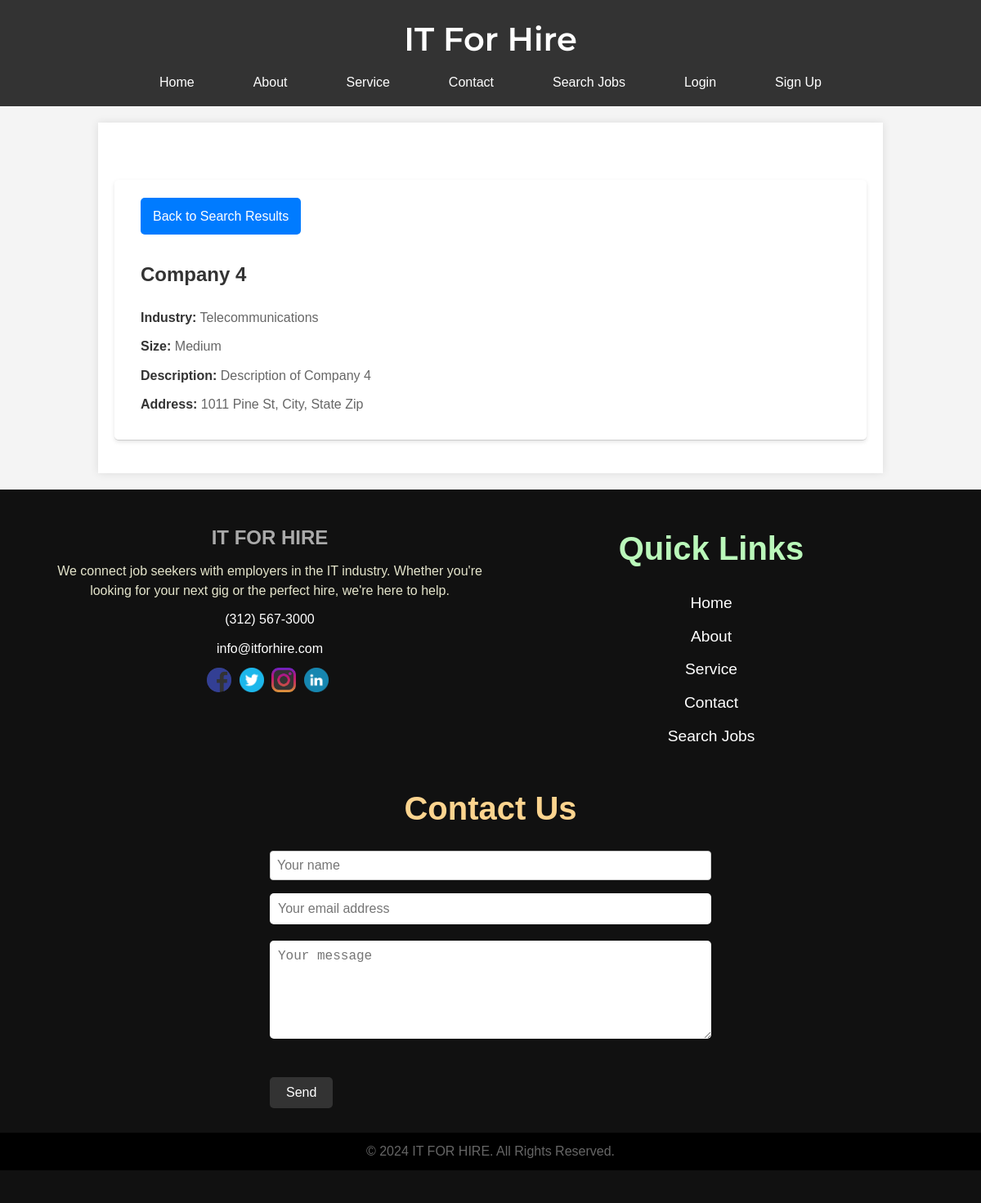
/company_details.php?company_id=4, run on the app's committed database.
### tables this page shows
CREATE TABLE companies (
    company_id INT AUTO_INCREMENT PRIMARY KEY,
    username VARCHAR(50),
    password VARCHAR(255),
    email VARCHAR(100),
    company_name VARCHAR(100),
    industry VARCHAR(100),
    size ENUM('Small', 'Medium', 'Large'),
    description TEXT,
    address TEXT
);

### company_details.php (the view, shortened to what this page needs)
<?php
include('header.php');
include('db.php');
$page = $_GET['page'] ?? 1;
if (isset($_GET['company_id'])) {
    $company_id = intval($_GET['company_id']);
    $sql = "SELECT * FROM companies WHERE company_id = ?";
    $stmt = mysqli_prepare($conn, $sql);
    mysqli_stmt_bind_param($stmt, 'i', $company_id);
    mysqli_stmt_execute($stmt);
    $result = mysqli_stmt_get_result($stmt);
    if ($row = mysqli_fetch_assoc($result)) {
        echo "<main><section>";
        echo "<a href='search.php?page=" . $page . "' class='apply-button'>Back to Search Results</a>";
        echo "<h2>" . htmlspecialchars($row['company_name']) . "</h2>";
        echo "<p><strong>Industry:</strong> " . htmlspecialchars($row['industry']) . "</p>";
        echo "<p><strong>Size:</strong> " . htmlspecialchars($row['size']) . "</p>";
        echo "<p><strong>Description:</strong> " . htmlspecialchars($row['description']) . "</p>";
        echo "<p><strong>Address:</strong> " . htmlspecialchars($row['address']) . "</p>";
        echo "</section></main>";
    } else {
        echo "<p>Company not found.</p>";
    }
} else {
    echo "<p>Invalid company ID.</p>";
}
include('footer.php');
?>

### css/style.css (style rules this page uses)
:root { --header-bg-color: #333; }
body { font-family: Arial, sans-serif; background-color: #c9d0d4; margin: 0 auto; max-width: 1980px; }
main { max-width: 1700px; margin: 0 auto; padding: 0 20px; }
h2 { font-size: 1.8rem; margin-bottom: 20px; color: #333; }
p { line-height: 1.8; margin-bottom: 10px; color: #555; }
section { margin-top: 50px; }
.apply-button { background-color: #4CAF50; color: white; padding: 10px 20px; text-align: center; text-decoration: none; display: inline-block; border-radius: 5px; transition: background-color 0.3s; border: none; cursor: pointer; }
* { margin: 0; padding: 0; box-sizing: border-box; }
body { font-family: 'Montserrat', sans-serif; background-color: #f5f5f5; color: #333; line-height: 1.6; padding: 20px; }

### css/footer.css (style rules this page uses)
body { font-family: Arial, sans-serif; line-height: 1.6; margin: 0; padding: 0; background-color: #f4f4f4; }
main { padding: 2rem; }
section { background-color: #fff; padding: 2rem; border-radius: 5px; box-shadow: 0 2px 5px rgba(0, 0, 0, 0.1); }

### company_details.php (style rules this page uses)
body { font-family: Arial, sans-serif; background-color: #f4f4f4; margin: 0; padding: 0; }
main { background: white; width: 80%; margin: 20px auto; padding: 20px; box-shadow: 0 0 10px rgba(0,0,0,0.1); }
section { border-bottom: 1px solid #ccc; padding-bottom: 20px; margin-bottom: 20px; }
h2 { color: #333; font-size: 24px; }
p { color: #666; font-size: 16px; line-height: 1.6; }
p strong { color: #333; }
.apply-button, .active { background-color: #007BFF; color: white; padding: 10px 15px; text-decoration: none; border-radius: 5px; transition: background-color 0.3s; margin-bottom: 30px; margin-top: -30px; }

### data on the page
companies: company_name "Company 4", industry "Telecommunications", size "Medium", description "Description of Company 4", address "1011 Pine St, City, State Zip"
